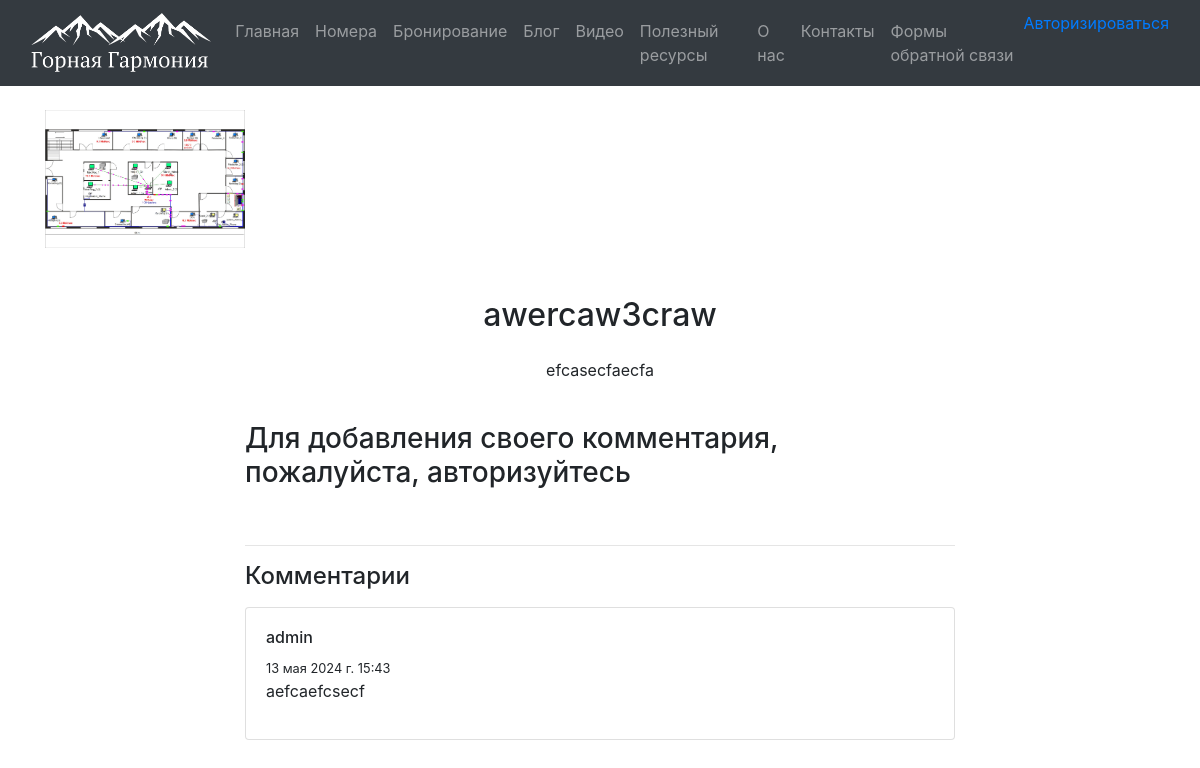
The app's page /blogpost/4/ with its own data.
### app/models.py (models this page shows, shortened)
class Blog(models.Model):
    title = models.CharField(max_length = 100, unique_for_date = "posted", verbose_name = "Заголовок")
    description = models.TextField(verbose_name = "Краткое содержание")
    content = models.TextField(verbose_name = "Полное содержание")
    posted = models.DateTimeField(default = datetime.now(), db_index = True, verbose_name = "Опубликована")
    author=models.ForeignKey(User, null=True, blank=True, on_delete=models.SET_NULL, verbose_name ="Автор")
    image = models.FileField(default = 'temp.jpg', verbose_name = "Путь к картинке")

class Comment(models.Model):
    text=models.TextField(verbose_name="текст комментария")
    date=models.DateTimeField(default=datetime.now(),db_index=True, verbose_name="Дата комментария")
    author=models.ForeignKey(User, on_delete=models.CASCADE, verbose_name="Автор комментария")
    post=models.ForeignKey(Blog, on_delete=models.CASCADE, verbose_name="Статья комментария")
    class Meta:
        db_table="Comment"
        ordering=["-date"]
        verbose_name="Комментарии к статье блога"
        verbose_name_plural="Комментарии к статье блога"

### app/views.py (the view)
# urls.py: path('blogpost/<int:parametr>/', views.blogpost, name='blogpost'),
def blogpost(request, parametr):
    assert isinstance(request, HttpRequest)
    post_1 = Blog.objects.get(id=parametr) # запрос на выбор конкретной статьи по параметру
    comments=Comment.objects.filter(post=parametr)
    if request.method == "POST": # после отправки данных формы на сервер методом POST
        form = CommentForm(request.POST)
        if form.is_valid():
            comment_f = form.save(commit=False)
            comment_f.author = request.user # добавляем (так как этого поля нет в форме) в модель Комментария (Comment) в поле автор авторизованного пользователя
            comment_f.date = datetime.now() # добавляем в модель Комментария (Comment) текущую дату
            comment_f.post = Blog.objects.get(id=parametr) # добавляем в модель Комментария (Comment) статью, для которой данный комментарий
            comment_f.save() # сохраняем изменения после добавления полей
            return redirect('blogpost', parametr=post_1.id) # переадресация на ту же страницу статьи после отправки комментария
    else:
        form = CommentForm() # создание формы для ввода комментария
    return render(
        request,
        'app/blogpost.html',
        {
            'post_1': post_1, # передача конкретной статьи в шаблон веб-страницы
            'comments': comments, # передача всех комментариев к данной статье в шаблон веб-страницы
            'form': form, # передача формы добавления комментария в шаблон веб-страницы
            'year':datetime.now().year,
        }
    )

### app/templates/app/blogpost.html
<!DOCTYPE html>
{% extends 'app/layout.html' %}
{% load static %}
{% block content %}
{% if post_1.image and post_1.image.url != '/media/temp.jpg'%}
<img src="{{post_1.image.url}}" alt="Картинка статьи блога" width="200"/>
{%endif%}
<div class="container mt-5">
    <div class="row">
        <div class="col-lg-12 text-center">
            <h2 class="mb-4">{{ post_1.title }}</h2>
        </div>
    </div>
    <div class="row">
        <div class="col-lg-8 offset-lg-2">
            <p class="text-center">{{ post_1.content|linebreaksbr }}</p>
        </div>
    </div>
    {% if user.is_authenticated %}
    <div class="row mt-4">
        <div class="col-lg-8 offset-lg-2">
            <h3 class="mb-3">Добавить комментарий</h3>
            <form method="POST">
                {% csrf_token %}
                <div class="form-group">
                    {{ form.as_p }}
                </div>
                <button type="submit" class="btn btn-success">Отправить комментарий</button>
            </form>
        </div>
    </div>
    {% else %}
    <div class="row mt-4">
        <div class="col-lg-8 offset-lg-2">
            <h3 class="mb-3">Для добавления своего комментария, пожалуйста, авторизуйтесь</h3>
        </div>
    </div>
    {% endif %}
    <div class="row mt-4">
        <div class="col-lg-8 offset-lg-2">
            <hr>
            <h4 class="mb-3">Комментарии</h4>
            {% for comment in comments %}
            <div class="card mb-3">
                <div class="card-body">
                    <h6>{{ comment.author }}</h6>
                    <small>{{ comment.date }}</small>
                    <p>{{ comment.text|linebreaksbr }}</p>
                </div>
            </div>
            {% endfor %}
        </div>
    </div>
</div>
{% endblock %}

### records on screen
Blog: image (picture), title "awercaw3craw", content "efcasecfaecfa"
Comment: author "admin", date "13 мая 2024 г. 15:43", text "aefcaefcsecf"
